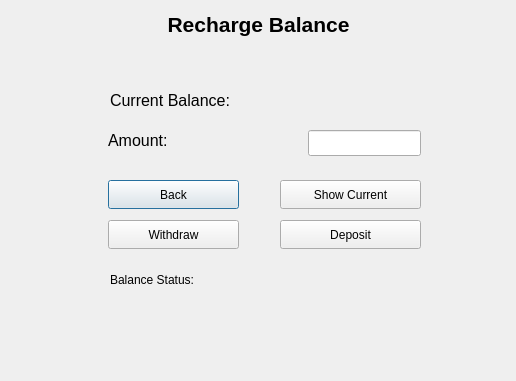
<?xml version="1.0" encoding="UTF-8"?>
<ui version="4.0">
 <class>rechargeBalanceWindow</class>
 <widget class="QDialog" name="rechargeBalanceWindow">
  <property name="geometry">
   <rect>
    <x>0</x>
    <y>0</y>
    <width>516</width>
    <height>381</height>
   </rect>
  </property>
  <property name="windowTitle">
   <string>Dialog</string>
  </property>
  <widget class="QLineEdit" name="amountDisplay">
   <property name="geometry">
    <rect>
     <x>308</x>
     <y>130</y>
     <width>113</width>
     <height>26</height>
    </rect>
   </property>
   <property name="font">
    <font>
     <pointsize>12</pointsize>
    </font>
   </property>
  </widget>
  <widget class="QLabel" name="amountTitle">
   <property name="geometry">
    <rect>
     <x>108</x>
     <y>130</y>
     <width>181</width>
     <height>21</height>
    </rect>
   </property>
   <property name="font">
    <font>
     <pointsize>12</pointsize>
    </font>
   </property>
   <property name="text">
    <string>Amount:</string>
   </property>
  </widget>
  <widget class="QPushButton" name="backButton">
   <property name="geometry">
    <rect>
     <x>108</x>
     <y>180</y>
     <width>131</width>
     <height>29</height>
    </rect>
   </property>
   <property name="text">
    <string>Back</string>
   </property>
  </widget>
  <widget class="QPushButton" name="depositButton">
   <property name="geometry">
    <rect>
     <x>280</x>
     <y>220</y>
     <width>141</width>
     <height>29</height>
    </rect>
   </property>
   <property name="text">
    <string>Deposit</string>
   </property>
  </widget>
  <widget class="QPushButton" name="withdrawButton">
   <property name="geometry">
    <rect>
     <x>108</x>
     <y>220</y>
     <width>131</width>
     <height>29</height>
    </rect>
   </property>
   <property name="text">
    <string>Withdraw</string>
   </property>
  </widget>
  <widget class="QLabel" name="rechargeBalanceTitle">
   <property name="geometry">
    <rect>
     <x>3</x>
     <y>4</y>
     <width>511</width>
     <height>41</height>
    </rect>
   </property>
   <property name="font">
    <font>
     <pointsize>16</pointsize>
     <bold>true</bold>
    </font>
   </property>
   <property name="text">
    <string>Recharge Balance</string>
   </property>
   <property name="alignment">
    <set>Qt::AlignCenter</set>
   </property>
  </widget>
  <widget class="QLabel" name="balanceStatusDisplay">
   <property name="geometry">
    <rect>
     <x>110</x>
     <y>270</y>
     <width>311</width>
     <height>20</height>
    </rect>
   </property>
   <property name="text">
    <string>Balance Status:</string>
   </property>
  </widget>
  <widget class="QLabel" name="currentBalanceTitle">
   <property name="geometry">
    <rect>
     <x>110</x>
     <y>90</y>
     <width>151</width>
     <height>20</height>
    </rect>
   </property>
   <property name="font">
    <font>
     <pointsize>12</pointsize>
    </font>
   </property>
   <property name="text">
    <string>Current Balance:</string>
   </property>
  </widget>
  <widget class="QLabel" name="currentBalanceDisplay">
   <property name="geometry">
    <rect>
     <x>310</x>
     <y>90</y>
     <width>111</width>
     <height>20</height>
    </rect>
   </property>
   <property name="font">
    <font>
     <pointsize>12</pointsize>
    </font>
   </property>
   <property name="text">
    <string/>
   </property>
  </widget>
  <widget class="QPushButton" name="showCurrentButton">
   <property name="geometry">
    <rect>
     <x>280</x>
     <y>180</y>
     <width>141</width>
     <height>29</height>
    </rect>
   </property>
   <property name="text">
    <string>Show Current</string>
   </property>
  </widget>
 </widget>
 <resources/>
 <connections/>
</ui>
